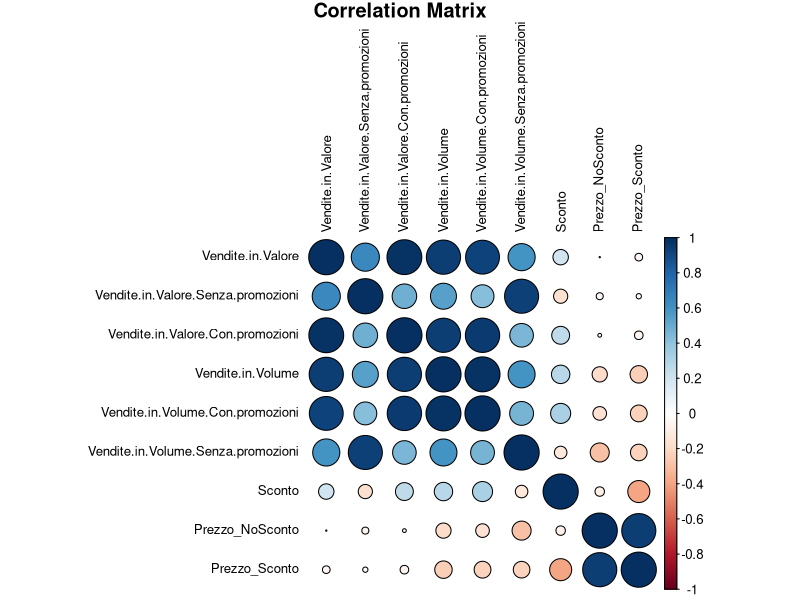
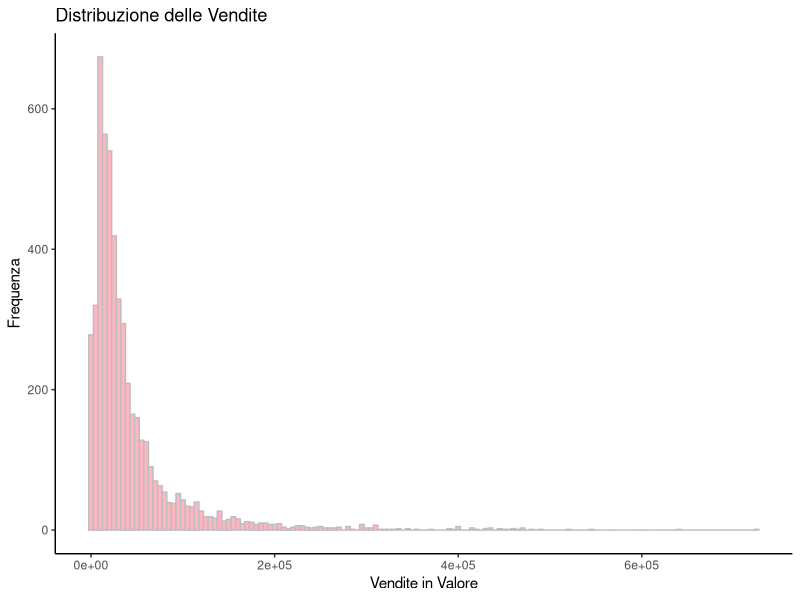
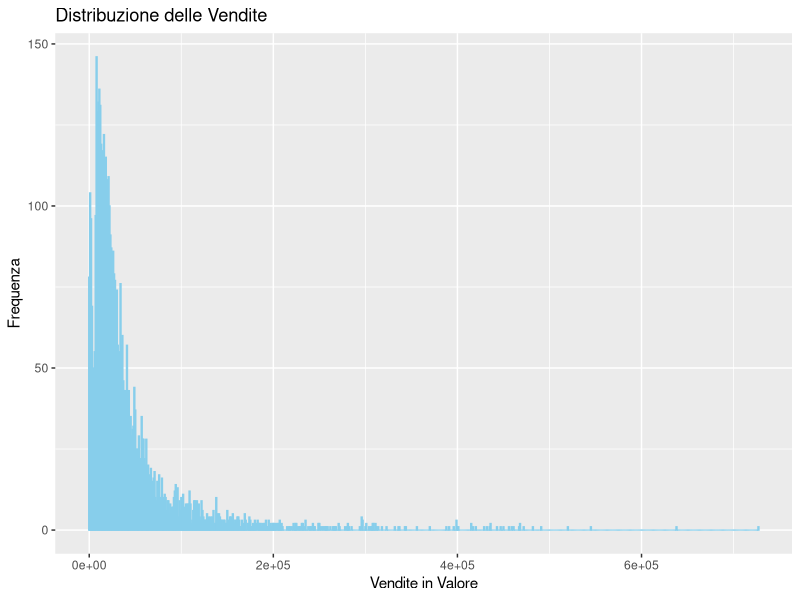
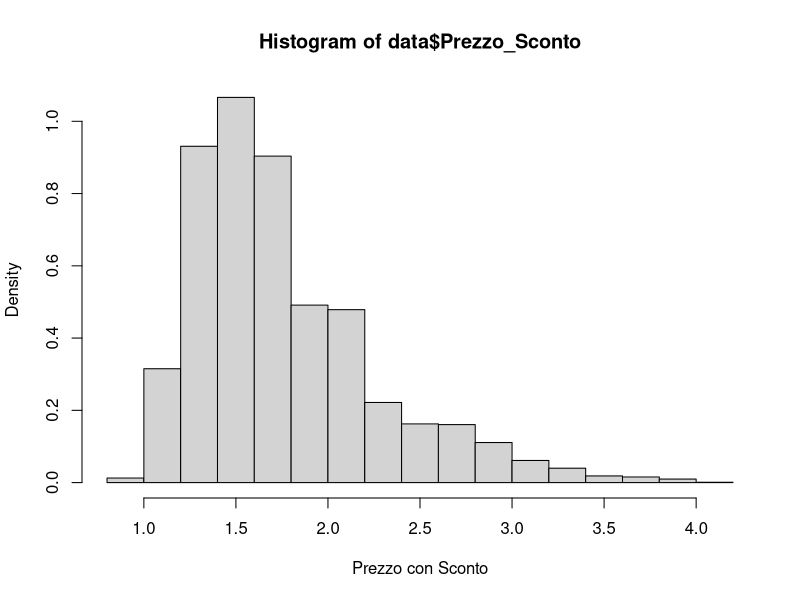
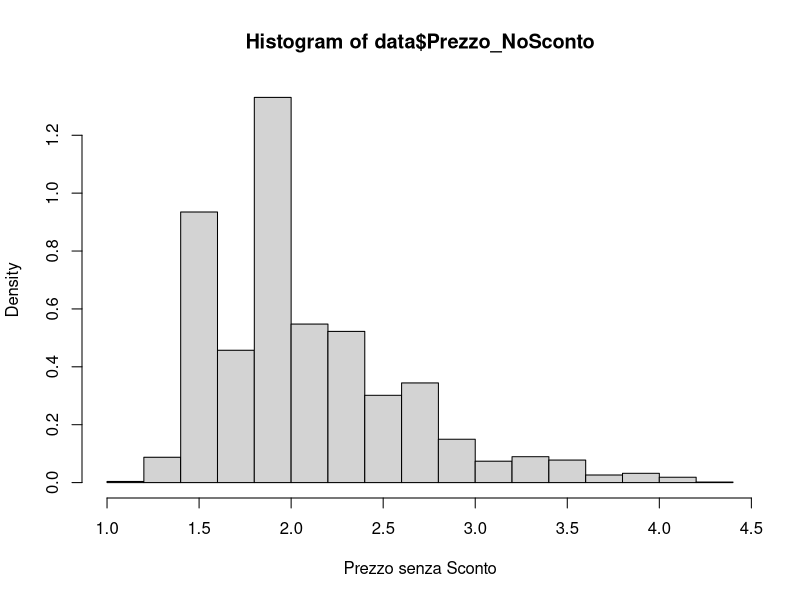
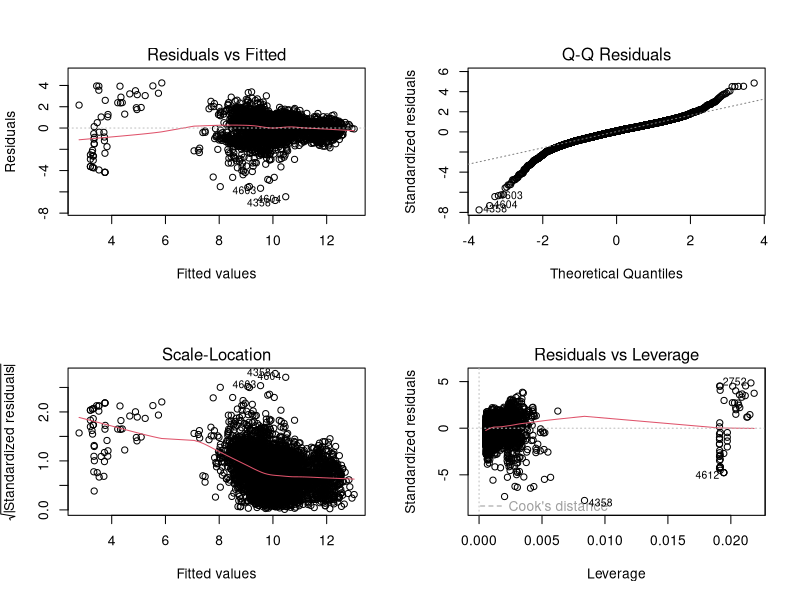
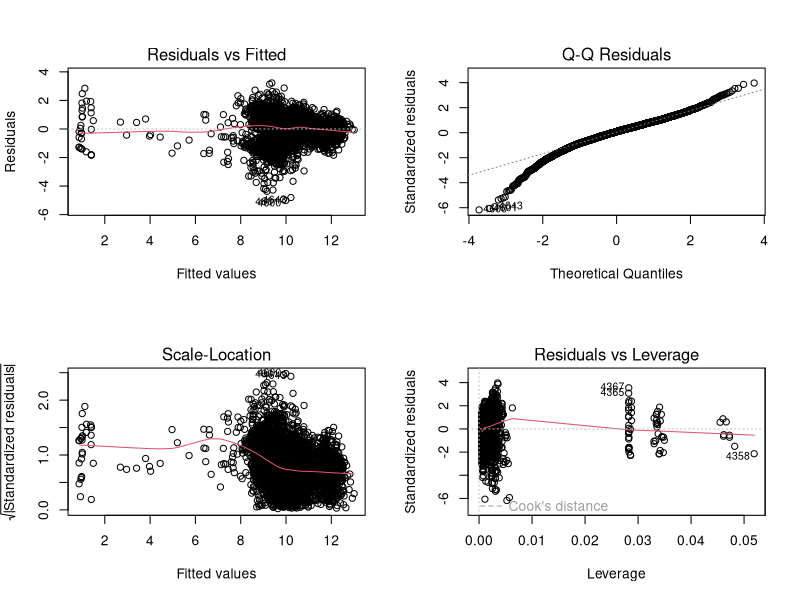
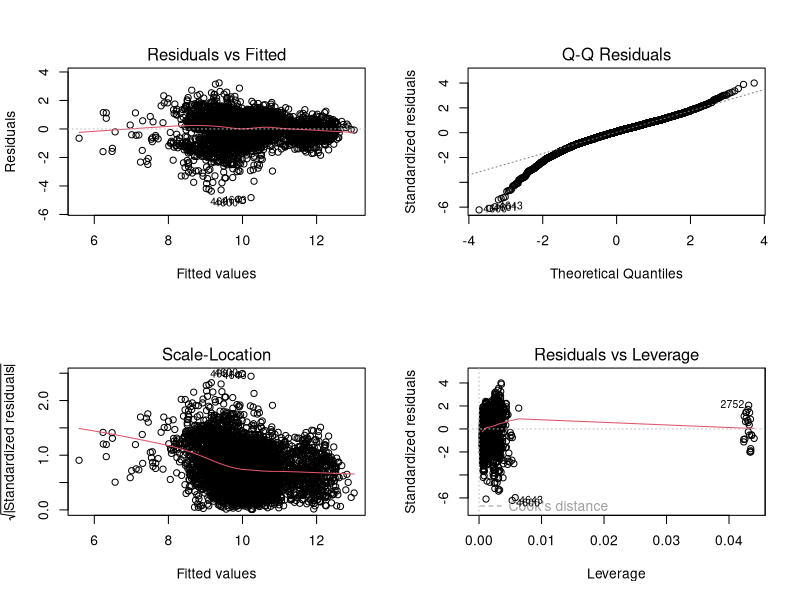

Generate these figures, in order, with R:
# Libraries -------------------------------------------------------------------
library(dplyr)
library(zoo)
library(ggplot2)
library(broom)
library(corrplot)
library(insight)
library(lattice)
library(lme4)
library(lubridate)
library(tidyr)
library(plm)
library(merTools)
library(nortest)
library(broom.mixed)


# Creating Dataset for Regression -------------------------------------------------------------------

data <- read.csv('./Datasets/top20_products.csv')

data$Time <- ymd(data$Time)
data$Year <- year(data$Time)
data$Month <- month(data$Time)

data <- data %>%
  mutate_at(vars(8:38), as.factor)

data <- data %>%
  mutate(Product = recode(Product,
                          "MORETTI BIRRA LAGER REGOLARE 4.6 % BOTTIGLIA DI VETRO 66 CL 1 CT - 800143550001" = "Moretti 66 Cl",
                          "PERONI BIRRA LAGER REGOLARE 4.7 % BOTTIGLIA DI VETRO 66 CL 1 CT - 800000106790" = "Peroni 66 Cl",
                          "HEINEKEN BIRRA LAGER REGOLARE 5 % BOTTIGLIA DI VETRO 66 CL 1 CT - 800689045420" = "Heineken 66 Cl",
                          "ICHNUSA NON FILTRATA BIRRA LAGER REGOLARE 5 % BOTTIGLIA DI VETRO 50 CL 1 CT - 800689068154" = "Ichnusa non filtrata 50 Cl",
                          "TUBORG BIRRA LAGER REGOLARE 5 % BOTTIGLIA DI VETRO 66 CL 1 CT - 800000105931" = "Tuborg 66 Cl",
                          "ICHNUSA BIRRA LAGER REGOLARE 4.7 % BOTTIGLIA DI VETRO 66 CL 1 CT - 800689075846" = "Ichnusa 66 Cl",
                          "PERONI BIRRA LAGER REGOLARE 4.7 % BOTTIGLIA DI VETRO 99 CL 3 CT - 800844000000" = "Peroni 33 Cl x 3",
                          "BECK S BIRRA LAGER REGOLARE 5 % BOTTIGLIA DI VETRO 66 CL 1 CT - 410013092378" = "Beck's 66 Cl",
                          "MORETTI BIRRA LAGER REGOLARE 4.6 % BOTTIGLIA DI VETRO 396 CL 6 CT - 800689002129" = "Moretti 66 Cl x 6",
                          "HEINEKEN BIRRA LAGER REGOLARE 5 % BOTTIGLIA DI VETRO 99 CL 3 CT - 800689043416" = "Heineken 33 Cl x 3",
                          "ICHNUSA BIRRA LAGER REGOLARE 4.7 % BOTTIGLIA DI VETRO 99 CL 3 CT - 800689032513" = "Ichnusa 33 Cl x 3",
                          "MORETTI BIRRA LAGER REGOLARE 4.6 % BOTTIGLIA DI VETRO 198 CL 6 CT - 800143522531" = "Moretti 33 Cl x 6",
                          "MORETTI BIRRA LAGER REGOLARE 4.6 % BOTTIGLIA DI VETRO 99 CL 3 CT - 800143522521" = "Moretti 33 Cl x 3",
                          "PERONI NASTRO AZZURRO BIRRA LAGER REGOLARE 5.2 % BOTTIGLIA DI VETRO 66 CL 1 CT - 800000106793" = "Peroni Nastro Azzurro 66 Cl",
                          "BAVARIA BIRRA PILSNER REGOLARE 5 % BOTTIGLIA DI VETRO 66 CL 1 CT - 871480002489" = "Bavaria 66 Cl",
                          "BIRRIFICIO ANGELO PORETTI 3 LUPPOLI BIRRA LAGER REGOLARE 4.5 % BOTTIGLIA DI VETRO 66 CL 1 CT - 800795001002" = "Poretti 3 Luppoli 66 Cl",
                          "PERONI BIRRA LAGER REGOLARE 4.7 % BOTTIGLIA DI VETRO 198 CL 6 CT - 800844051001" = "Peroni 33 Cl x 6",
                          "CORONA BIRRA LAGER REGOLARE 4.6 % BOTTIGLIA DI VETRO 35.5 CL 1 CT - 750000103281" = "Corona 35.5 Cl",
                          "DREHER BIRRA LAGER REGOLARE 4.7 % BOTTIGLIA DI VETRO 99 CL 3 CT - 800689011133" = "Dreher 33 Cl",
                          "MORETTI BIRRA LAGER REGOLARE 4.6 % LATTINA 66 CL 2 CT - 800143544001" = "Moretti 33 Cl x 2 (lattina)"))


colnames(data)[colnames(data) == "Vendite.in.Valore.Solo.Special.Pack"] <- "Sconto.Solo.Special.Pack"
colnames(data)[colnames(data) == "Vendite.in.Valore.Solo.Volantino"] <- "Sconto.Solo.Volantino"
colnames(data)[colnames(data) == "Vendite.in.Valore.Solo.Display"] <- "Sconto.Solo.Display"
colnames(data)[colnames(data) == "Vendite.in.Valore.Solo.Riduzione.Prezzo"] <- "Sconto.Solo.Riduzione.Prezzo"
colnames(data)[colnames(data) == "Vendite.in.Valore.Solo.Sconto.Loyalty"] <- "Sconto.Solo.Loyalty"
# we do the regression using only these types of discounts 
data[, 13:38] <- NULL

data$Prezzo_NoSconto <- data$Vendite.in.Valore.Senza.promozioni / data$Vendite.in.Volume.Senza.promozioni
data$Prezzo_Sconto <- data$Vendite.in.Valore.Con.promozioni / data$Vendite.in.Volume.Con.promozioni
data <- data %>%
  mutate(Prezzo_Sconto = ifelse(is.na(Prezzo_Sconto), Prezzo_NoSconto, Prezzo_Sconto))

# add column for Holidays
easter_dates <- as.Date(c("2019-04-21", "2020-04-12", "2021-04-04", "2022-04-17", "2023-04-09", "2024-03-31"))
christmas_periods <- seq.Date(from = as.Date("2019-12-20"), to = as.Date("2024-01-06"), by = "year")

is_easter_period <- function(date) {
  any(sapply(easter_dates, function(easter) abs(as.numeric(difftime(date, easter, units = "days"))) <= 7))
}

is_christmas_period <- function(date) {
  any(sapply(christmas_periods, function(christmas) {
    christmas_start <- as.Date(format(christmas, "%Y-12-20"))
    christmas_end <- as.Date(format(christmas + 17, "%Y-%m-%d")) # Natale fino a 6 Gennaio
    date >= christmas_start & date <= christmas_end
  }))
}

data <- data %>%
  mutate(is_holiday = ifelse(sapply(Time, function(date) is_easter_period(date) | is_christmas_period(date)), 1, 0))


# add a column for Summer
is_summer_period <- function(date) {
  year <- year(date)
  summer_start <- as.Date(paste0(year, "-06-21"))
  summer_end <- as.Date(paste0(year, "-09-23"))
  date >= summer_start & date <= summer_end
}

data <- data %>%
  mutate(is_summer = ifelse(sapply(Time, is_summer_period), 1, 0))

data <- data %>%
  mutate_at(vars(21:22), as.factor)


# add column for lag regression 

data <- data %>%
  arrange(Time) %>% 
  mutate(Vendite.in.Volume.Settimana.Precedente = lag(Vendite.in.Volume, default = 0))


# add cluster column

data.cluster <- read.csv('./Datasets/data_cluster.csv')
data.cluster$cluster <- data.cluster$cluster - 1
data <- merge(data, data.cluster[, c("Product", "cluster", "Time")], by = c("Product", "Time"), all.x = TRUE)
data$cluster <- as.factor(data$cluster)
# 1 is for leader, 0 for follower


# Correlation plot -------------------------------------------------------------------

numeric_vars <- data[, -c(17,18)] %>% select_if(is.numeric)
cor_matrix <- cor(numeric_vars[,-10], use = "complete.obs")
corrplot::corrplot(cor_matrix, method = 'circle', type = 'full', 
         tl.col = "black", tl.cex = 0.8,   outline = TRUE,   addgrid.col = NA,
         title = "Correlation Matrix", mar = c(0, 0, 1, 0))

rm(numeric_vars)


# Take a look at data -------------------------------------------------------------------

ggplot(data, aes(x = Vendite.in.Volume)) + 
  geom_histogram(binwidth = 5000, fill = "lightpink", color = "grey") +
  labs(title = "Distribuzione delle Vendite", x = "Vendite in Valore", y = "Frequenza") + 
  theme_classic()

ggplot(data, aes(x = Vendite.in.Volume.Settimana.Precedente)) + 
  geom_histogram(binwidth = 1000, fill = "grey", color = "skyblue") +
  labs(title = "Distribuzione delle Vendite", x = "Vendite in Valore", y = "Frequenza")

hist(data$Prezzo_Sconto, prob = T, xlab = 'Prezzo con Sconto')
hist(data$Prezzo_NoSconto, prob = T, xlab = 'Prezzo senza Sconto')

# apply the log 
data <- data %>%
  mutate(Vendite.in.Volume.log = log(Vendite.in.Volume),
         Prezzo_Sconto.log = log(Prezzo_Sconto),
         Prezzo_NoSconto.log = log(Prezzo_NoSconto))

data$Differenza_Prezzo <- data$Prezzo_NoSconto - data$Prezzo_Sconto

data <- data %>%
  mutate(Vendite.in.Volume.Settimana.Precedente.log = ifelse(Vendite.in.Volume.Settimana.Precedente != 0,
                                                             log(Vendite.in.Volume.Settimana.Precedente),
                                                             0))


# Linear regression for Volume Sales -------------------------------------------------------------------

model.0 <- lm(Vendite.in.Volume.log ~ Prezzo_NoSconto.log + Prezzo_Sconto.log +
                Sconto.Solo.Special.Pack + Sconto.Solo.Volantino + 
                Sconto.Solo.Display + Sconto.Solo.Riduzione.Prezzo + 
                Sconto.Solo.Loyalty + is_holiday + is_summer + Month + Year + cluster,
              data = data)
summary(model.0) # 0.6026 
# the model is significative, with a good R2

model.1 <- lm(Vendite.in.Volume.log ~ Prezzo_NoSconto.log + Prezzo_Sconto.log +
                Sconto.Solo.Volantino + 
                Sconto.Solo.Display + Sconto.Solo.Riduzione.Prezzo + 
                Sconto.Solo.Loyalty + is_holiday + is_summer + Month + Year + cluster,
              data = data)
summary(model.1) # 0.6016

model.2 <- lm(Vendite.in.Volume.log ~ Prezzo_NoSconto.log + Prezzo_Sconto.log +
                Sconto.Solo.Volantino + 
                Sconto.Solo.Display + Sconto.Solo.Riduzione.Prezzo + 
                is_holiday + is_summer + Month + Year + cluster,
              data = data)
summary(model.2) # 0.6004

model.3 <- lm(Vendite.in.Volume.log ~ Prezzo_NoSconto.log + Prezzo_Sconto.log +
                Sconto.Solo.Volantino + 
                Sconto.Solo.Display + Sconto.Solo.Riduzione.Prezzo + 
                is_holiday + is_summer + Year + cluster,
              data = data)
summary(model.3) # 0.5992

model.4 <- lm(Vendite.in.Volume.log ~ Prezzo_NoSconto.log + Prezzo_Sconto.log +
                Sconto.Solo.Volantino + 
                Sconto.Solo.Display + Sconto.Solo.Riduzione.Prezzo + 
                is_summer + Year + cluster,
              data = data)
summary(model.4) # 0.5972

model.5 <- lm(Vendite.in.Volume.log ~ Prezzo_NoSconto.log + Prezzo_Sconto.log +
                Sconto.Solo.Volantino + 
                Sconto.Solo.Display + Sconto.Solo.Riduzione.Prezzo + 
                is_summer + cluster,
              data = data) # 0.5887
summary(model.5) 


model.6 <- lm(Vendite.in.Volume.log ~ Prezzo_NoSconto.log + Prezzo_Sconto.log +
                Sconto.Solo.Volantino + 
                Sconto.Solo.Display + Sconto.Solo.Riduzione.Prezzo + 
                cluster,
              data = data) # 0.5727
summary(model.6) 

model.7 <- lm(Vendite.in.Volume.log ~ Prezzo_NoSconto.log + Prezzo_Sconto.log +
                Sconto.Solo.Display + Sconto.Solo.Riduzione.Prezzo + 
                cluster,
              data = data) # 0.5546
summary(model.7) 

# select model.5 (it seems the most complete to me)


# Model Diagnostic -------------------------------------------------------------------

par(mfrow = c(2,2))
plot(model.5)

ad.test(residuals(model.5))

# proviamo ad aggiungere una dummy sui volumi bassi, potrebbero essere quelli che
# peggiorano il fit
data$Volumi.bassi <- as.factor(ifelse(data$Vendite.in.Volume < 100, 1, 0))

model.5.1 <- lm(Vendite.in.Volume.log ~ Prezzo_NoSconto.log + Prezzo_Sconto.log +
                Sconto.Solo.Volantino + 
                Sconto.Solo.Display + Sconto.Solo.Riduzione.Prezzo + 
                is_summer + cluster + Volumi.bassi,
              data = data) # 0.6505
summary(model.5.1) 

par(mfrow = c(2,2))
plot(model.5.1)
# il fit non è comunque bello ma R2 si è alzato


# Regression without Outliers -------------------------------------------------------------------

data.no.out <- data[data$Vendite.in.Volume >= 100, ]

model.no.out <- lm(Vendite.in.Volume.log ~ Prezzo_NoSconto.log + Prezzo_Sconto.log +
                Sconto.Solo.Volantino + 
                Sconto.Solo.Display + Sconto.Solo.Riduzione.Prezzo + 
                is_summer + cluster,
              data = data.no.out)
summary(model.no.out) # 0.5249

par(mfrow = c(2,2))
plot(model.no.out) # omoschedasticità direi ok 


# PLM Regression -------------------------------------------------------------------

model.5.2 <- plm(Vendite.in.Volume.log ~ Prezzo_NoSconto.log + Prezzo_Sconto.log +
                Sconto.Solo.Volantino + 
                Sconto.Solo.Display + Sconto.Solo.Riduzione.Prezzo + 
                is_summer + cluster + Volumi.bassi, 
                data = data, 
                index = c("Product"))
summary(model.5.2) # 0.65429
# cluster non lo prende in considerazione perchè è relativo a ogni Product 

residuals <- residuals(model.5.2)
fitted_values <- as.numeric(fitted(model.5.2))

par(mfrow = c(1, 2))

plot(fitted_values, residuals, main = "Residuals vs Fitted", xlab = "Fitted values", ylab = "Residuals")
abline(h = 0, col = "red")

qqnorm(residuals)
qqline(residuals, col = "red", lwd = 2)


# without outliers 

model.5.2.no.out <- plm(Vendite.in.Volume.log ~ Prezzo_NoSconto.log + Prezzo_Sconto.log +
                   Sconto.Solo.Volantino + 
                   Sconto.Solo.Display + Sconto.Solo.Riduzione.Prezzo + 
                   is_summer + cluster,  
                   data = data.no.out, 
                   index = c("Product"))
summary(model.5.2.no.out) # 0.40356

residuals <- residuals(model.5.2.no.out)
fitted_values <- as.numeric(fitted(model.5.2.no.out))

par(mfrow = c(1, 2))

plot(fitted_values, residuals, main = "Residuals vs Fitted", xlab = "Fitted values", ylab = "Residuals")
abline(h = 0, col = "red")

qqnorm(residuals)
qqline(residuals, col = "red", lwd = 2)


# Lag regression -------------------------------------------------------------------

fit.0 <- lm(Vendite.in.Volume.log ~ Prezzo_NoSconto.log + Prezzo_Sconto.log +
              Sconto.Solo.Volantino + 
              Sconto.Solo.Display + Sconto.Solo.Riduzione.Prezzo + 
              is_summer + cluster + Volumi.bassi + 
              Vendite.in.Volume.Settimana.Precedente.log, data = data)
summary(fit.0)
# non ha molto senso, ci viene un'interpolazione lineare


# Prediction -------------------------------------------------------------------

data <- data[order(data$Time), ]

split_point <- floor(nrow(data) * 0.8)

train_data <- data[1:split_point, ]
test_data <- data[(split_point + 1):nrow(data), ]

predictions <- predict(model.5.1, newdata = test_data)
actual <- test_data$Vendite.in.Volume.log

MAE <- mean(abs(predictions - actual)) # 0.7169153 
MSE <- mean((predictions - actual)^2) # 1.041169 

predictions <- predict(model.5.1, newdata = test_data, interval = "prediction")

results <- data.frame(
  Data = test_data$Time,
  Product = test_data$Product,
  Actual = test_data$Vendite.in.Volume.log,
  Predicted = predictions[, 1],  
  Lower_CI = predictions[, "lwr"],  
  Upper_CI = predictions[, "upr"] 
)


# prediction for Moretti 
result.moretti <- results[which(results$Product == 'Moretti 66 Cl'),]

ggplot(result.moretti, aes(x = Data)) +
  geom_line(aes(y = Actual), color = "blue") +
  geom_point(aes(y = Actual), color = "blue") +
  geom_line(aes(y = Predicted), color = "orange") +
  geom_point(aes(y = Predicted), color = "orange") +
  geom_ribbon(aes(ymin = Lower_CI, ymax = Upper_CI), alpha = 0.2, fill = "orange") +
  scale_color_manual(values = c("predicted" = "orange", "actual" = "blue"), labels = c("Predicted", "Actual")) +
  scale_fill_manual(values = c("predicted" = "orange", "actual" = "blue"), labels = c("Predicted", "Actual")) +
  theme_minimal() +
  labs(x = "Time", y = "Volume Sales", title = "Prediction Intervals for Moretti") 

# for the legend
result.moretti_long <- result.moretti %>%
  pivot_longer(cols = c("Actual", "Predicted"), names_to = "variable", values_to = "value")
ggplot(result.moretti_long, aes(x = Data, y = value, color = variable)) +
  geom_line() +
  geom_point() +
  theme_minimal() +
  labs(x = "Time", y = "Volume Sales", title = "Prediction Intervals for Moretti", color = "Legend") +
  theme(legend.position = "right") +
  scale_color_manual(values = c("Actual" = "blue", "Predicted" = "orange"))


# Coefficients -------------------------------------------------------------------

model_summary <- tidy(model.5.1, conf.int = TRUE) %>%
  filter(term != "(Intercept)")

ggplot(model_summary, aes(y = term, x = estimate)) +
  geom_point(size = 1, col = 'red') +
  geom_errorbarh(aes(xmin = conf.low, xmax = conf.high), height = 0.2, lwd = 0.7, col = 'red') +
  theme_minimal() +
  labs(title = "95% CI for Beta",
       y = "Coefficient",
       x = "") + 
  xlim(c(-6,4))


# Model with Difference of Prices --------------------------------------------------------

model.5.3 <- lm(Vendite.in.Volume.log ~ Differenza_Prezzo +
                  Sconto.Solo.Volantino + 
                  Sconto.Solo.Display + Sconto.Solo.Riduzione.Prezzo + 
                  is_summer + cluster + Volumi.bassi,
                data = data) # 0.5735
summary(model.5.3) 

par(mfrow = c(2,2))
plot(model.5.3)

model_summary <- tidy(model.5.3, conf.int = TRUE) %>%
  filter(term != "(Intercept)")

ggplot(model_summary, aes(y = term, x = estimate)) +
  geom_point(size = 1, col = 'red') +
  geom_errorbarh(aes(xmin = conf.low, xmax = conf.high), height = 0.2, lwd = 0.7, col = 'red') +
  theme_minimal() +
  labs(title = "95% CI for Beta",
       y = "Coefficient",
       x = "") + 
  xlim(c(-6,4))

# forse è un po' più interpretabile, diciamo che quando la differenza di prezzo è alta
# le vendite sono più alte, tuttavia il modello con i prezzi separati fitta meglio


# LMM Product -----------------------------------------------------------------------------

boxplot(residuals(model.5.1) ~ data$Product, col = 'lightgreen')

fm1mer.0 <- lmer(Vendite.in.Volume.log ~ Prezzo_NoSconto.log + Prezzo_Sconto.log +
                 Sconto.Solo.Volantino + 
                 Sconto.Solo.Display + Sconto.Solo.Riduzione.Prezzo + 
                 is_summer + cluster + Volumi.bassi + (1|Product),
               data = data)

sigma2_eps <- as.numeric(get_variance_residual(fm1mer.0))
sigma2_eps # var of error
sigma2_b <- as.numeric(get_variance_random(fm1mer.0))
sigma2_b # var of random intercept
PVRE <- sigma2_b/(sigma2_b+sigma2_eps)
PVRE # 0.6749161

# visualization of the random intercepts with their 95% confidence intervals
dotplot(ranef(fm1mer.0, condVar=T))


fm1mer.1 <- lmer(Vendite.in.Volume.log ~ Prezzo_NoSconto.log + Prezzo_Sconto.log +
                 Sconto.Solo.Volantino + 
                 Sconto.Solo.Display + Sconto.Solo.Riduzione.Prezzo + 
                 is_summer + cluster + Volumi.bassi + (1 + Prezzo_Sconto.log|Product),
               data = data)

sigma2_eps <- as.numeric(get_variance_residual(fm1mer.1))
sigma2_eps # var of error
sigma2_b <- as.numeric(get_variance_random(fm1mer.1))
sigma2_b # var of random intercept
PVRE <- sigma2_b/(sigma2_b+sigma2_eps)
PVRE # 0.8924678

# visualization of the random intercepts with their 95% confidence intervals
dotplot(ranef(fm1mer.1, condVar=T))

anova(fm1mer.0, fm1mer.1)  # -> fm1mer.1


fm1mer.2 <- lmer(Vendite.in.Volume.log ~ Prezzo_NoSconto.log + Prezzo_Sconto.log +
                   Sconto.Solo.Volantino + 
                   Sconto.Solo.Display + Sconto.Solo.Riduzione.Prezzo + 
                   is_summer + cluster + Volumi.bassi + 
                   (1 + Prezzo_Sconto.log + Prezzo_NoSconto.log|Product),
                 data = data)

sigma2_eps <- as.numeric(get_variance_residual(fm1mer.2))
sigma2_eps # var of error
sigma2_b <- as.numeric(get_variance_random(fm1mer.2))
sigma2_b # var of random intercept
PVRE <- sigma2_b/(sigma2_b+sigma2_eps)
PVRE # 0.9196346

# visualization of the random intercepts with their 95% confidence intervals
dotplot(ranef(fm1mer.2, condVar=T))

anova(fm1mer.1, fm1mer.2) # -> fm1mer.2

# Diagnostic
# 1) Assessing Assumption on the within-group errors
plot(fm1mer.2, col = 'black')  ## Pearson and raw residuals are the same now
qqnorm(resid(fm1mer.2))
qqline(resid(fm1mer.2), col='red', lwd=2)    

# 2) Assessing Assumption on the Random Effects
qqnorm(unlist(ranef(fm1mer.2)$Product), main='Normal Q-Q Plot - Random Effects on Intercept')
qqline(unlist(ranef(fm1mer.2)$Product), col='red', lwd=2)


# Prediction on test set
data <- data[order(data$Time), ]
split_point <- floor(nrow(data) * 0.8)
train_data <- data[1:split_point, ]
test_data <- data[(split_point + 1):nrow(data), ]
predictions <- predict(fm1mer.2, newdata = test_data)
actual <- test_data$Vendite.in.Volume.log

MAE <- mean(abs(predictions - actual)) # 0.4663137 
MSE <- mean((predictions - actual)^2) # 0.5562815 

pred_intervals <- predictInterval(fm1mer.2, newdata = test_data, n.sims = 1000, level = 0.95)

results <- data.frame(
  Data = test_data$Time,
  Product = test_data$Product,
  Actual = test_data$Vendite.in.Volume.log,
  Predicted = predictions,  
  Lower_CI = pred_intervals[, "lwr"],  
  Upper_CI = pred_intervals[, "upr"] 
)


# prediction for Moretti 

result.moretti <- results[which(results$Product == 'Moretti 66 Cl'),]

ggplot(result.moretti, aes(x = Data)) +
  geom_line(aes(y = Actual), color = "blue") +
  geom_point(aes(y = Actual), color = "blue") +
  geom_line(aes(y = Predicted), color = "orange") +
  geom_point(aes(y = Predicted), color = "orange") +
  geom_ribbon(aes(ymin = Lower_CI, ymax = Upper_CI), alpha = 0.2, fill = "orange") +
  scale_color_manual(values = c("predicted" = "orange", "actual" = "blue"), labels = c("Predicted", "Actual")) +
  scale_fill_manual(values = c("predicted" = "orange", "actual" = "blue"), labels = c("Predicted", "Actual")) +
  theme_minimal() +
  labs(x = "Time", y = "Volume Sales", title = "Prediction Intervals for Moretti - LMM Product") +
  theme(legend.position = "bottom")


# LMM Brand -----------------------------------------------------------------------------

boxplot(residuals(model.5.1) ~ data$Brand, col = 'lightgreen')

fm2mer.0 <- lmer(Vendite.in.Volume.log ~ Prezzo_NoSconto.log + Prezzo_Sconto.log +
                 Sconto.Solo.Volantino + 
                 Sconto.Solo.Display + Sconto.Solo.Riduzione.Prezzo + 
                 is_summer + cluster + Volumi.bassi + (1|Brand),
               data = data)

sigma2_eps <- as.numeric(get_variance_residual(fm2mer.0))
sigma2_eps # var of error
sigma2_b <- as.numeric(get_variance_random(fm2mer.0))
sigma2_b # var of random intercept
PVRE <- sigma2_b/(sigma2_b+sigma2_eps)
PVRE # 0.6666121

# visualization of the random intercepts with their 95% confidence intervals
dotplot(ranef(fm2mer.0, condVar=T))


fm2mer.1 <- lmer(Vendite.in.Volume.log ~ Prezzo_NoSconto.log + Prezzo_Sconto.log +
                 Sconto.Solo.Volantino + 
                 Sconto.Solo.Display + Sconto.Solo.Riduzione.Prezzo + 
                 is_summer + cluster + Volumi.bassi + (1 + Prezzo_Sconto.log|Brand),
               data = data)

sigma2_eps <- as.numeric(get_variance_residual(fm2mer.1))
sigma2_eps # var of error
sigma2_b <- as.numeric(get_variance_random(fm2mer.1))
sigma2_b # var of random intercept
PVRE <- sigma2_b/(sigma2_b+sigma2_eps)
PVRE # 0.9031011

# visualization of the random intercepts with their 95% confidence intervals
dotplot(ranef(fm2mer.1, condVar=T))

anova(fm2mer.0, fm2mer.1) # -> fm2mer.1


fm2mer.2 <- lmer(Vendite.in.Volume.log ~ Prezzo_NoSconto.log + Prezzo_Sconto.log +
                   Sconto.Solo.Volantino + 
                   Sconto.Solo.Display + Sconto.Solo.Riduzione.Prezzo + 
                   is_summer + cluster + Volumi.bassi + 
                   (1 + Prezzo_Sconto.log + Prezzo_NoSconto.log|Brand),
                 data = data)

sigma2_eps <- as.numeric(get_variance_residual(fm2mer.2))
sigma2_eps # var of error
sigma2_b <- as.numeric(get_variance_random(fm2mer.2))
sigma2_b # var of random intercept
PVRE <- sigma2_b/(sigma2_b+sigma2_eps)
PVRE # 0.9310985

# visualization of the random intercepts with their 95% confidence intervals
dotplot(ranef(fm2mer.2, condVar=T))

anova(fm2mer.1, fm2mer.2) # -> fm2mer.2

# Diagnostic
# 1) Assessing Assumption on the within-group errors
plot(fm2mer.2, col = 'black')  ## Pearson and raw residuals are the same now
qqnorm(resid(fm2mer.2))
qqline(resid(fm2mer.2), col='red', lwd=2)    

# 2) Assessing Assumption on the Random Effects
qqnorm(unlist(ranef(fm2mer.2)$Brand), main='Normal Q-Q Plot - Random Effects on Intercept')
qqline(unlist(ranef(fm2mer.2)$Brand), col='red', lwd=2)


# Prediction on test set
predictions <- predict(fm2mer.2, newdata = test_data)
actual <- test_data$Vendite.in.Volume.log

MAE <- mean(abs(predictions - actual)) # 0.5466246 
MSE <- mean((predictions - actual)^2) # 0.6983445 

pred_intervals <- predictInterval(fm2mer.2, newdata = test_data, n.sims = 1000, level = 0.95)

results <- data.frame(
  Data = test_data$Time,
  Product = test_data$Product,
  Actual = test_data$Vendite.in.Volume.log,
  Predicted = predictions,  
  Lower_CI = pred_intervals[, "lwr"],  
  Upper_CI = pred_intervals[, "upr"] 
)


# prediction for Moretti 

result.moretti <- results[which(results$Product == 'Moretti 66 Cl'),]

ggplot(result.moretti, aes(x = Data)) +
  geom_line(aes(y = Actual), color = "blue") +
  geom_point(aes(y = Actual), color = "blue") +
  geom_line(aes(y = Predicted), color = "orange") +
  geom_point(aes(y = Predicted), color = "orange") +
  geom_ribbon(aes(ymin = Lower_CI, ymax = Upper_CI), alpha = 0.2, fill = "orange") +
  scale_color_manual(values = c("predicted" = "orange", "actual" = "blue"), labels = c("Predicted", "Actual")) +
  scale_fill_manual(values = c("predicted" = "orange", "actual" = "blue"), labels = c("Predicted", "Actual")) +
  theme_minimal() +
  labs(x = "Time", y = "Volume Sales", title = "Prediction Intervals for Moretti - LMM Brand") +
  theme(legend.position = "bottom")


# Comparison of LMM Product, LMM Brand & LM ---------------------------------------

anova(fm1mer.2, fm2mer.2)
# fm1mer.2 in better

AIC(model.5.1) 


# Comparison of Coefficients --------------------------------------------------------

model_summary1 <- tidy(model.5.1, conf.int = TRUE) %>%
  filter(term != "(Intercept)")

model_summary2 <- tidy(fm1mer.2, effects = "fixed", conf.int = TRUE) %>%
  filter(term != "(Intercept)")

model_summary3 <- tidy(fm2mer.2, effects = "fixed", conf.int = TRUE) %>%
  filter(term != "(Intercept)")

model_summary_combined <- rbind(
  transform(model_summary1[,c("term","estimate","conf.low","conf.high")], Model = "LM"),
  transform(model_summary2[,c("term","estimate","conf.low","conf.high")], Model = "LMM - Product"),
  transform(model_summary3[,c("term","estimate","conf.low","conf.high")], Model = "LMM - Brand")
)

term_mapping <- data.frame(term = unique(model_summary_combined$term), term_num = seq_along(unique(model_summary_combined$term)))

model_summary_combined <- merge(model_summary_combined, term_mapping, by = "term")

model_summary_combined <- model_summary_combined %>%
  mutate(term_offset = term_num + 
           ifelse(Model == "LM", -0.2, ifelse(Model == "LMM - Product", 0, 0.2)))

ggplot(model_summary_combined, aes(y = term_offset, x = estimate, color = Model)) +
  geom_point(size = 1) +
  geom_errorbarh(aes(xmin = conf.low, xmax = conf.high), height = 0.1, size = 0.7) +
  scale_y_continuous(breaks = term_mapping$term_num,
                     labels = term_mapping$term) +
  labs(title = "95% CI for Beta (LM vs LMM)",
       y = "Coefficient",
       x = "Estimate") +
  theme_minimal()
